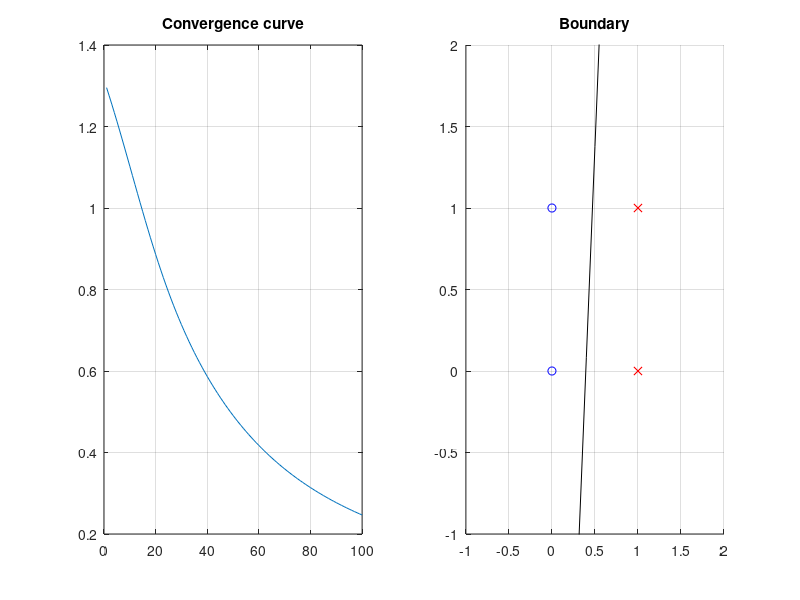

Reproduce this figure in MATLAB.
clc; clear;
X = [0 0 1;
    0 1 1;
    1 0 1;
    1 1 1];
D = [0; 0; 1; 1];
w = rand(1,3);
lr = 0.2;
for n = 1:100
    E(n) = 0;
    grad = [0 0 0];
    for i = 1:4
        y = 1/(1 + exp(-w * X(i,:)'));
        e = D(i) - y;
        grad = grad + e * y * (1-y) * X(i,:); % Delta rule (with derivative)
        E(n) = E(n) + e^2;
    end
    w = w + lr * grad; % batch update once per epoch
end
% ---------- plots ----------
subplot(121)
plot(E), grid on
title('Convergence curve')
subplot(122), hold on, grid on
plot(0,0,'bo',0,1,'bo')
plot(1,0,'rx',1,1,'rx')
x = -1:0.1:2;
plot(x, -(w(1)*x + w(3))/w(2), 'k')
axis([-1 2 -1 2]) % tighter axis so the boundary is readable
title('Boundary')
